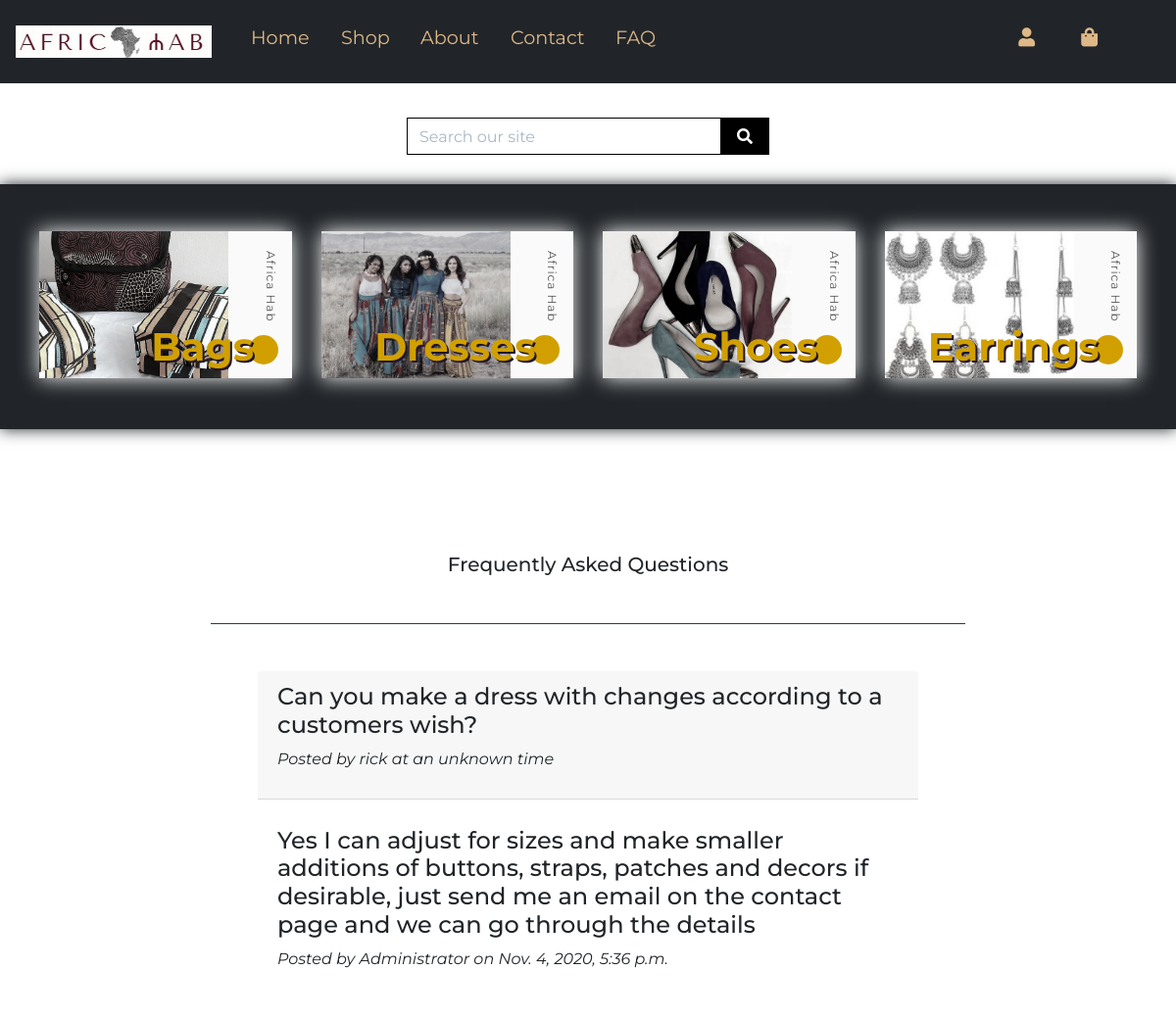
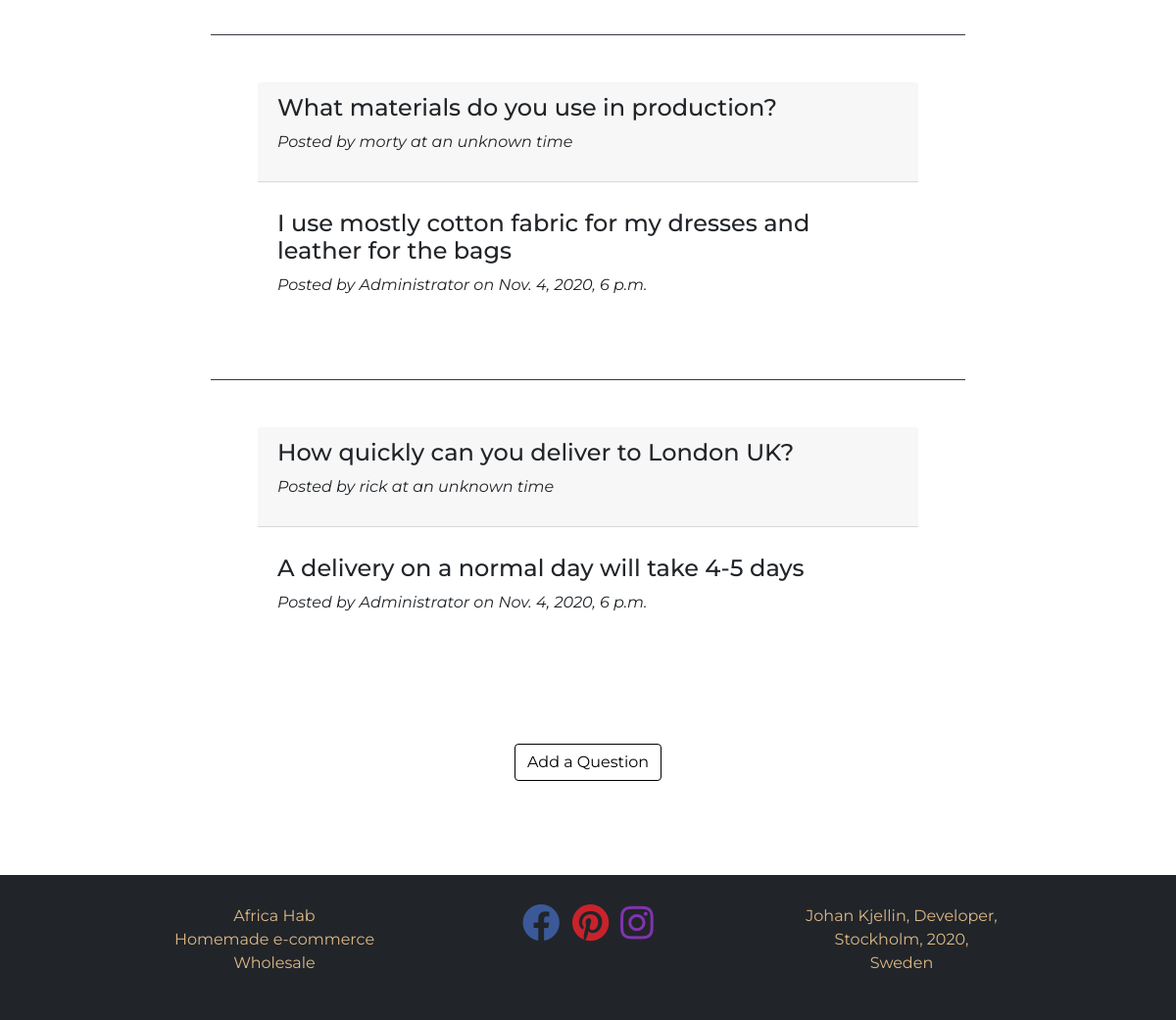
Page /faq/ on the earlier database version (2 pictures, top to bottom).
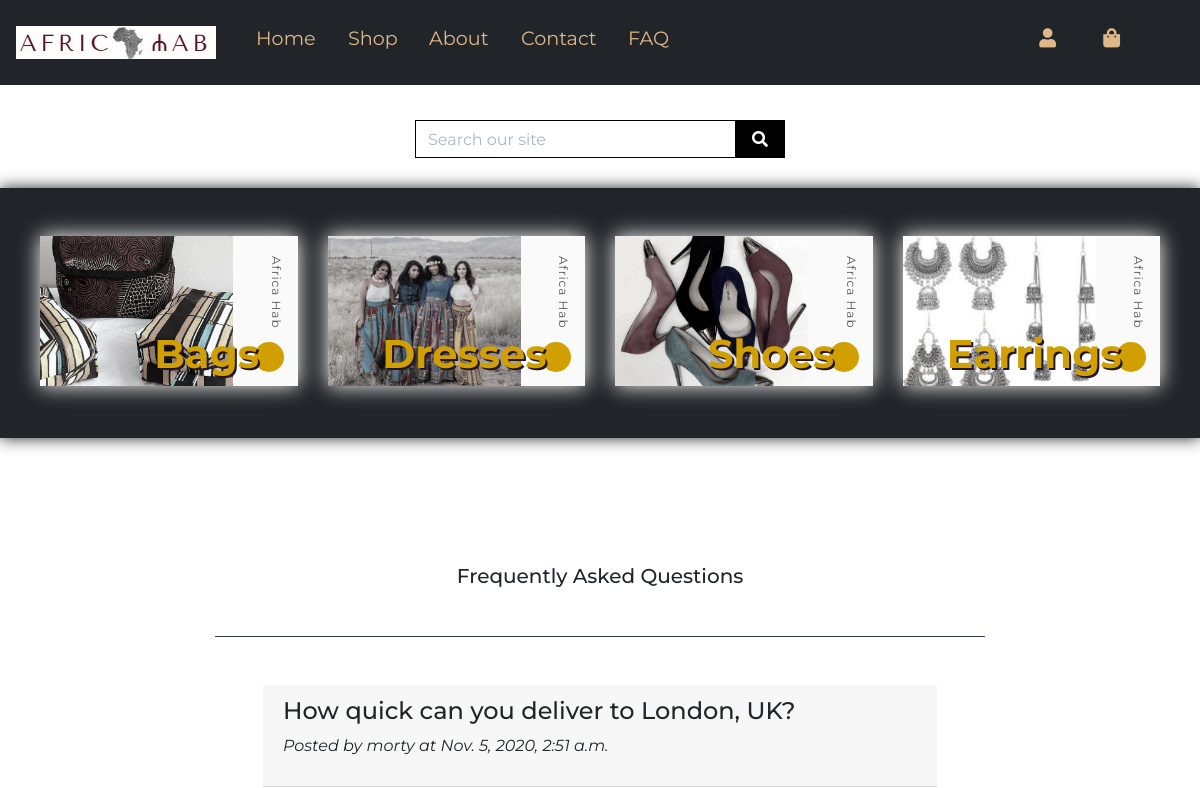
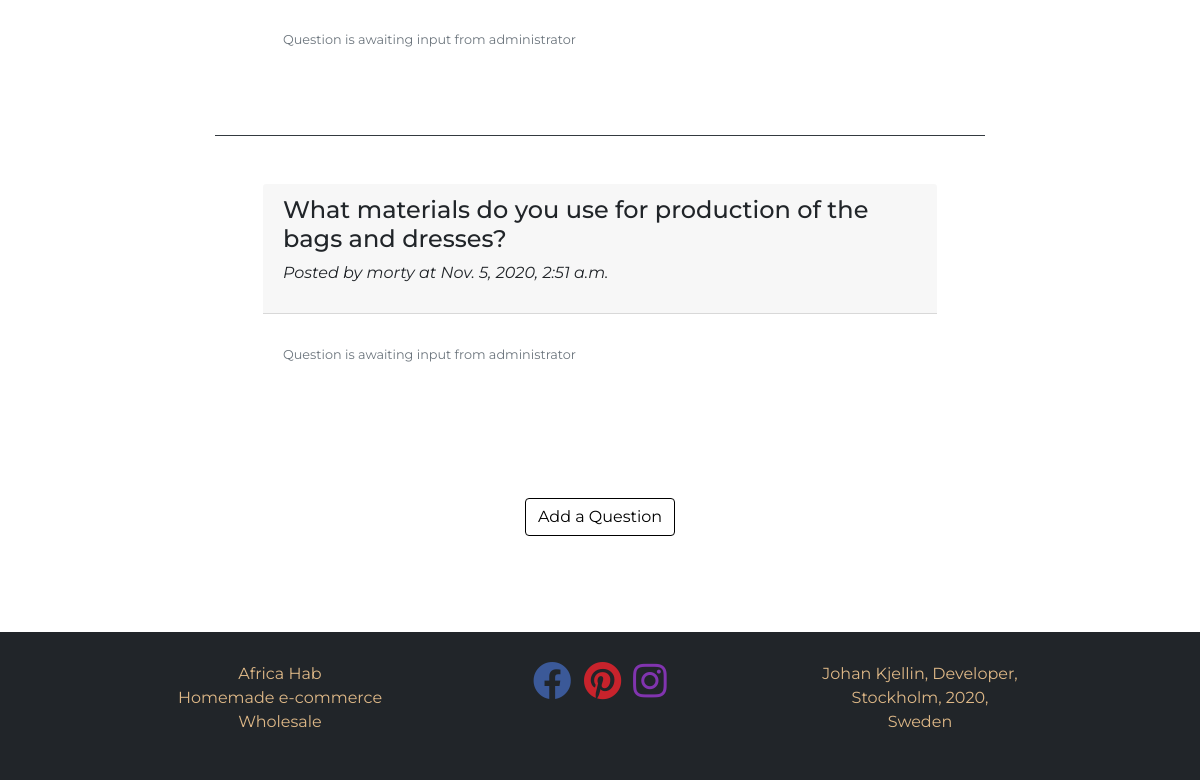
Same page on the later database version (2 pictures, top to bottom).
### faq/models.py (models this page shows, shortened)
class Question(models.Model):
    created_by = models.ForeignKey(
        User, on_delete=models.SET_NULL, null=True, blank=True, related_name="faq_questions")
    related_answer = models.OneToOneField(
        Answer, null=True, blank=True, on_delete=models.SET_NULL)
    created_at = models.DateTimeField(auto_now_add=True, null=True, blank=True)
    text = models.TextField(
        max_length=1000, default="Question details")

class Answer(models.Model):
    created_at = models.DateTimeField(auto_now_add=True, null=True, blank=True)
    text = models.TextField(max_length=1000)
    related_question = models.ForeignKey('Question', null=True, blank=True, on_delete=models.CASCADE)

### faq/views.py (the view)
# urls.py: path('', views.faq, name='faq'),
def faq(request):
    questions = Question.objects.all()
    answers = Answer.objects.all()
    context = {
        'questions': questions,
        'answers': answers,
    }
    return render(request, 'faq/faq.html', context)

### bag/contexts.py (called while the page is built, shortened)
def bag_contents(request):
    bag_items = []
    total = 0
    product_count = 0
    bag = request.session.get('bag', {})
    if total < settings.FREE_DELIVERY_THRESHOLD:
        delivery = total * Decimal(settings.STANDARD_DELIVERY_PERCENTAGE / 100)
        free_delivery_delta = settings.FREE_DELIVERY_THRESHOLD - total
    else:
        delivery = 0
        free_delivery_delta = 0
    grand_total = delivery + total
    context = {
        'bag_items': bag_items,
        'total': total,
        'product_count': product_count,
        'delivery': delivery,
        'free_delivery_delta': free_delivery_delta,
        'free_delivery_threshold': settings.FREE_DELIVERY_THRESHOLD,
        'grand_total': grand_total,
    }
    return context

### faq/templates/faq/faq.html (shortened to what this page needs)
{% extends 'base.html' %}
{% load static %}
{% block content %}
<h5 class="text-center my-5">Frequently Asked Questions</h5>
<div class="container mb-5">
    <div class="row">
        {% for question in questions %}
        <div class="col-sm-10 offset-sm-1 col-12 my-20">
            <div class="card-faq p-5 border-top border-dark">
                <div class="card-header">
                    <h4>
                        {{ question.text }}
                    </h4>
                    <p class="font-italic text-left">
                        Posted by {% if question.created_by %}{{question.created_by}}
                        {% else %}Guest{% endif %} at {% if question.created_at %}
                        {{ question.created_at }}{% else %}an unknown time{% endif %}
                    </p>
                </div>
                <div class="card-body">
                    {% if question.related_answer %}
                    <div class="my-2">
                        <h4 class="text-left">{{ question.related_answer.text }}</h4>
                        <p class="font-italic text-left">Posted by Administrator on {{ question.related_answer.created_at }}</p>
                    </div>
                    {% else %}
                    <div class="my-2">
                        <p class="text-muted text-italic">
                            <small>Question is awaiting input from administrator</small>
                        </p>
                    </div>
                    {% endif %}
                </div>
            </div>
        </div>
        {% endfor %}
    </div>
</div>
<div class="d-flex my-5 justify-content-center">
    <a class="btn btn-outline-black" href="{% url 'add_question' %}">Add a Question</a>
</div>
{% endblock %}

### templates/base.html (shortened to what this page needs)
{% load static %}
<!DOCTYPE html>
<html lang="en">
<head>
	{% block corecss %}
	<link rel="stylesheet" href="https://cdnjs.cloudflare.com/ajax/libs/font-awesome/5.13.0/css/all.min.css" />
	<link rel="stylesheet" href="https://stackpath.bootstrapcdn.com/bootstrap/4.4.1/css/bootstrap.min.css"
 />
	<link rel="stylesheet" href="{% static 'css/style.css' %}" />
	<link rel="stylesheet" href="{% static 'css/buttons.css' %}">
	{% endblock %}
</head>
<body>
	{% include 'includes/navbar.html' %}
	<div class="topblock"></div>
	<div class="col-10 offset-1 col-lg-4 offset-lg-4">
		<form method="GET" action="{% url 'products' %}">
			<div class="input-group w-100">
				<input class="form-control border border-black rounded-0" type="text" name="q" placeholder="Search our site">
				<div class="input-group-append">
					<button class="form-control btn btn-black border border-black rounded-0" type="submit">
                        <span class="icon">
                            <i class="fas fa-search"></i>
                        </span>
                    </button>
				</div>
			</div>
		</form>
	</div>
    <section class="m-0 p-0">
	{% include 'includes/buttons.html' %}
	</section>
    <section class="m-0 py-5">
		{% block content %}
		{% endblock %}
	</section>
    <section class="m-0">
	{% include 'includes/footer.html' %}
	</section>
</body>
</html>

### templates/includes/navbar.html (shortened to what this page needs)
<header class="fixed-top">
	<nav class="navbar navbar-expand-lg navbar-light">
		<a class="navbar-brand" href="{% url 'home' %}">
			<img src="{{ MEDIA_URL }}brand.jpeg" alt="africa hab" />
		</a>
		<div class="collapse navbar-collapse" id="navbarNavDropdown">
			<ul class="custom-list pt-2 ml-2">
				<li class="nav-item"><a class="nav-link active hvr-underline-reveal" href="{% url 'home' %}">Home
						<span class="sr-only">(current)</span></a></li>
				<li class="nav-item"><a class="nav-link hvr-underline-reveal" href="{% url 'products' %}">Shop</a>
				</li>
				<li class="nav-item"><a class="nav-link hvr-underline-reveal" href="{% url 'about' %}">About</a>
				</li>
				<li class="nav-item"><a class="nav-link hvr-underline-reveal" href="{% url 'contact' %}">Contact</a>
				</li>
				<li class="nav-item"><a class="nav-link hvr-underline-reveal" href="{% url 'faq' %}">FAQ</a></li>
				<li class="nav-item bag dropleft">
					<a class="nav-link hvr-grow" href="#" id="user-options" data-toggle="dropdown"
						aria-haspopup="true" aria-expanded="false">
						<div class="text-center">
							<div><i class="fas fa-user"></i><br>
							</div>
						</div>
					</a>
				</li>
				<li class="nav-item cart">
					<a class="nav-link hvr-grow" href="{% url 'view_bag' %}">
						<div class="text-center p-0">
							<div><i class="fas fa-shopping-bag"></i><br>
							</div>
						</div>
					</a>
				</li>
			</ul>
		</div>
	</nav>
</header>

### templates/includes/buttons.html (shortened to what this page needs)
<div class="button-divider-top"></div>
<div class="button-container">
	<div class="row">
		<div class="col-md-6 col-lg-3 my-2">
			<div class="small-card">
				<h2>Bags</h2>
				<p>Africa Hab</p>
				<img class="pic" src="{{ MEDIA_URL }}bags.jpg" alt="bags"/>
				<div class="flair">
				</div>
				<a href="{% url 'products' %}?category=bags" class="dropdown-item">
					<div class="nav-button"></div>
				</a>
			</div>
		</div>
		<div class="col-md-6 col-lg-3 my-2">
			<div class="small-card">
				<h2>Dresses</h2>
				<p>Africa Hab</p>
				<img class="pic" src="{{ MEDIA_URL }}dresses.jpg" alt="dress"/>
				<div class="flair">
				</div>
				<a href="{% url 'products' %}?category=dresses" class="dropdown-item">
					<div class="nav-button"></div>
				</a>
			</div>
		</div>
		<div class="col-md-6 col-lg-3 my-2">
			<div class="small-card">
				<h2>Shoes</h2>
				<p>Africa Hab</p>
				<img class="pic" src="{{ MEDIA_URL }}shoes.jpg" alt="shoes"/>
				<div class="flair">
				</div>
				<a href="{% url 'products' %}?category=shoes" class="dropdown-item">
					<div class="nav-button"></div>
				</a>
			</div>
		</div>
		<div class="col-md-6 col-lg-3 my-2">
			<div class="small-card">
				<h2>Earrings</h2>
				<p>Africa Hab</p>
				<img class="pic" src="{{ MEDIA_URL }}earrings.jpg" alt="earrings"/>
				<div class="flair">
				</div>
				<a href="{% url 'products' %}?category=earrings" class="dropdown-item">
					<div class="nav-button"></div>
				</a>
			</div>
		</div>
	</div>
</div>
<div class="button-divider-bottom"></div>

### templates/includes/footer.html
<footer class="container-fluid footer">
	<div class="container">
		<div class="row">
			<div class="col-lg-4">
				<p>
                Africa Hab<br />
                Homemade e-commerce<br />
                Wholesale
                </p>
			</div>
			<div class="col-lg-4">
				<ul class="list-inline">
					<li class="list-inline-item">
						<a target="_blank" href="https://www.facebook.com/LidHabeshaDesign/">
							<i class="fab fa-facebook hvr-pop"></i>
						</a>
					</li>
					<li class="list-inline-item">
						<a target="_blank" href="https://www.pinterest.se/lidyaassefa/">
							<i class="fab fa-pinterest hvr-pop"></i>
						</a>
					</li>
					<li class="list-inline-item">
						<a target="_blank" href="https://www.instagram.com/lid_habesha_design/">
							<i class="fab fa-instagram hvr-pop"></i>
						</a>
					</li>
				</ul>
			</div>
			<div class="col-lg-4">
				<p>
					Johan Kjellin, Developer,
                    <br />
                    Stockholm, 2020,
                    <br />
                    Sweden
                </p>
			</div>
		</div>
	</div>
</footer>

### static/css/style.css (style rules this page uses)
html, body, * { margin: 0; padding: 0; font-family: "Montserrat", sans-serif; }
a { color: #000; text-decoration: none; -webkit-transition: all 0.5s; -o-transition: all 0.5s; transition: all 0.5s; }
header { height: 80px; }
nav { background: #212529; color: #fff; }
.navbar-brand { width: 200px; }
.navbar-brand img { width: 100%; }
.nav-link { font-size: 1.2em; color: burlywood; }
.custom-list { display: -webkit-box; display: -ms-flexbox; display: flex; -webkit-box-orient: horizontal; -webkit-box-direction: normal; -ms-flex-direction: row; flex-direction: row; list-style: none; }
.cart { position: absolute; right: 4em; top: 1em; -webkit-transition: color 300ms ease; -o-transition: color 300ms ease; transition: color 300ms ease; }
.bag { position: absolute; right: 8em; top: 1em; -webkit-transition: color 300ms ease; -o-transition: color 300ms ease; transition: color 300ms ease; }
.topblock { height: 120px; }
.footer { background: #212529; color: burlywood; padding: 30px 0; }
footer p { text-align: center; font-size: 1em; }
footer ul { list-style: none; text-align: center; }
footer i { font-size: 2.4em; }
footer .fa-facebook { color: #3b5998; }
footer .fa-pinterest { color: #c8232c; }
footer .fa-instagram { color: #8134af; }
.icon { -webkit-box-align: center; -ms-flex-align: center; align-items: center; display: -webkit-inline-box; display: -ms-inline-flexbox; display: inline-flex; -webkit-box-pack: center; -ms-flex-pack: center; justify-content: center; height: 1.5rem; width: 1.5rem; }
.btn-black { background: black; color: white; }
.btn-outline-black { background: white; color: black !important; border: 1px solid black; }
.border-black { border: 1px solid black !important; }
input[name="q"]::placeholder { color: #aab7c4; }
.hvr-underline-reveal { display: inline-block; vertical-align: middle; -webkit-transform: perspective(1px) translateZ(0); transform: perspective(1px) translateZ(0); -webkit-box-shadow: 0 0 1px rgba(0, 0, 0, 0); box-shadow: 0 0 1px rgba(0, 0, 0, 0); position: relative; overflow: hidden; }
.hvr-underline-reveal:before { content: ""; position: absolute; z-index: -1; left: 0; right: 0; bottom: 0; background: #d1a000; height: 4px; -webkit-transform: translateY(4px); -ms-transform: translateY(4px); transform: translateY(4px); -webkit-transition-property: transform; -webkit-transition-property: -webkit-transform; transition-property: -webkit-transform; -o-transition-property: transform; transition-property: transform, -webkit-transform; -webkit-transition-duration: 0.3s; -o-transition-duration: 0.3s; transition-duration: 0.3s; -webkit-transition-timing-function: ease-out; -o-transition-timing-function: ease-out; transition-timing-function: ease-out; }
.hvr-pop { display: inline-block; vertical-align: middle; -webkit-transform: perspective(1px) translateZ(0); transform: perspective(1px) translateZ(0); -webkit-box-shadow: 0 0 1px rgba(0, 0, 0, 0); box-shadow: 0 0 1px rgba(0, 0, 0, 0); }
@media (min-width: 1200px) { .container { max-width: 80%; } }

Differences in the rows shown:
removed Question: text "How quickly can you deliver to London UK?", created_by "rick", shows "an unknown time", related_answer.text "A delivery on a normal day will take 4-5 days", related_answer.created_at "Nov. 4, 2020, 6 p.m."
changed Question: text "Can you make a dress with changes according to a customers wish?" → "How quick can you deliver to London, UK?"; created_by "rick" → "morty"; created_at (not shown) → "Nov. 5, 2020, 2:51 a.m."; related_answer.text "Yes I can adjust for sizes and make smaller additions of buttons, straps, patches and decors if desirable, just send me an email on the contact page and we can go through the details" → (not shown); related_answer.created_at "Nov. 4, 2020, 5:36 p.m." → (not shown); related_answer_id "Posted by Administrator on" → "Question is awaiting input from administrator"
changed Question: text "What materials do you use in production?" → "What materials do you use for production of the bags and dresses?"; created_at (not shown) → "Nov. 5, 2020, 2:51 a.m."; related_answer.text "I use mostly cotton fabric for my dresses and leather for the bags" → (not shown); related_answer.created_at "Nov. 4, 2020, 6 p.m." → (not shown); related_answer_id "Posted by Administrator on" → "Question is awaiting input from administrator"
